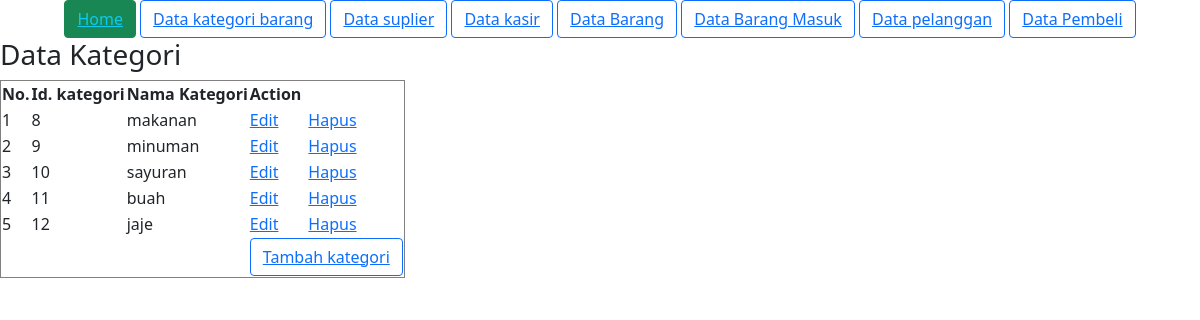
/read/data_kategori.php, run on the app's committed database.
### tables this page shows
CREATE TABLE `kategori_barang` (
  `id_kategori` int(4) NOT NULL,
  `nama_kategori` varchar(50) NOT NULL
);

### utilitiy/global_var.php (called while the page is built, shortened)
<?php
	$url_ = "http://localhost/edu";
 ?>

### read/data_kategori.php (the view, shortened to what this page needs)
<?php
	include("../config/koneksi.php");
	include ("../utilitiy/global_var.php");
	$sql = "SELECT * FROM kategori_barang";
	$read = mysqli_query($kon, $sql);
 ?>
 <!DOCTYPE html>
 <html>
 <head>
 	<?php include '../utilitiy/tag_head.php'; ?>
 </head>
 <body>
 	<?php include '../utilitiy/nav.php'; ?>
 	<h3>Data Kategori</h3>
 	<table border="1">
 		<tr>
 			<th>No.</th>
 			<th>Id. kategori</th>
 			<th>Nama Kategori</th>
 			<th colspan="2">Action</th>
 		</tr>
		<?php
			$i = 1;
			foreach ($read as $value) {
				echo "<tr>";
					echo "<td>".$i."</td>";
					echo "<td>".$value['id_kategori']."</td>";
					echo "<td>".$value['nama_kategori']."</td>";
					echo "<td>
							<a href='../form/kategori_barang.php?
							id_kategori=".$value['id_kategori']."&
							nama_kategori=".$value['nama_kategori']."'>Edit</a>
						</td>";
					echo "<td>
							<a href='../aksi/hapus/hapus.php?
							id=".$value['id_kategori']."&
							tbl=kategori_barang&whr=id_kategori'>Hapus</a>
						</td>";
				echo "</tr>";
				$i++;
			}
		 ?>
		 <tr class = "text-center">
		 	<td colspan="3"></td>
		 	<td colspan="2">
		 		<button class="btn btn-outline-primary">
		<a href='<?php echo $url_."/form/kategori_barang.php" ?>'>Tambah kategori</a>
	</button>
		 	</td>
		 </tr>
 	</table>
 </body>
 </html>

### data on the page
kategori_barang: id_kategori "8", nama_kategori "makanan"
kategori_barang: id_kategori "9", nama_kategori "minuman"
kategori_barang: id_kategori "10", nama_kategori "sayuran"
kategori_barang: id_kategori "11", nama_kategori "buah"
kategori_barang: id_kategori "12", nama_kategori "jaje"
